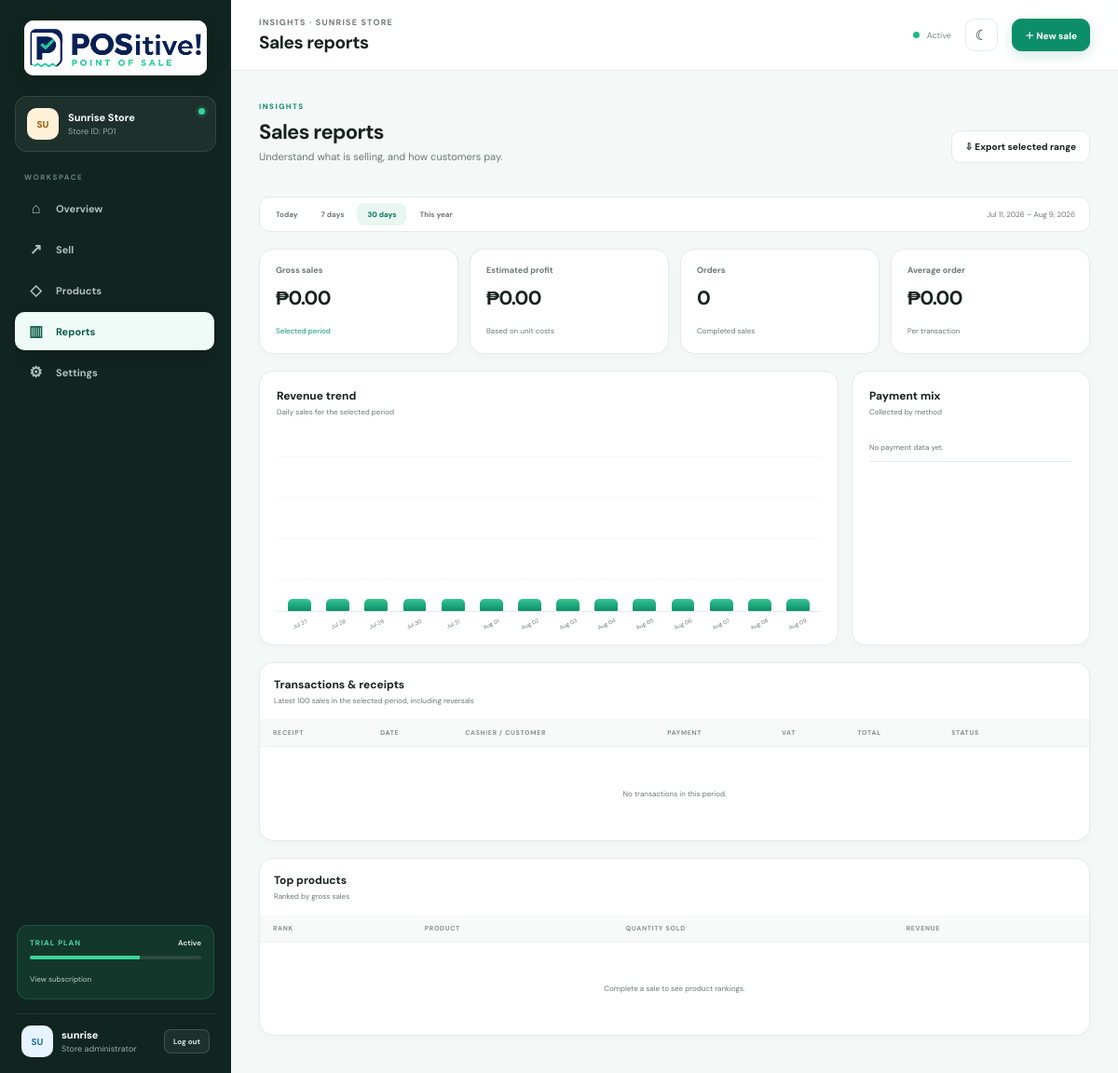
Page /reports/?range=30 (signed in) on the committed database.
### pos/models.py (models this page shows, shortened)
class StoreSettings(models.Model):
    class StoreType(models.TextChoices):
        CAFE = "Cafe", "Cafe"
        GROCERY = "Grocery", "Minimart / specialty grocery"
        FASHION = "Fashion", "Clothing / footwear boutique"
        ELECTRONICS = "Electronics", "Gadget / accessory shop"
        PET_SUPPLIES = "Pet Supplies", "Pet-supply store"
        HARDWARE = "Hardware", "Hardware / general merchandise"
        BEAUTY = "Beauty", "Cosmetics / personal care retailer"
        GENERAL = "General Retail", "General retail / other"
    CATEGORY_PRESETS = {
        "Cafe": ("Coffee and Tea", "Drinks", "Pastry", "Meals", "Snacks", "Other"),
        "Grocery": (
            "Beverages", "Snacks", "Canned Goods", "Pantry", "Fresh and Frozen", "Household", "Other",
        ),
        "Fashion": ("Clothing", "Footwear", "Fashion Accessories", "Other"),
        "Electronics": ("Gadgets", "Mobile Accessories", "Electronics", "Other"),
        "Pet Supplies": ("Pet Food", "Pet Supplies", "Other"),
        "Hardware": ("Hardware", "Tools", "General Merchandise", "Other"),
        "Beauty": ("Cosmetics", "Personal Care", "Other"),
        "General Retail": ("General Merchandise", "Other"),
    }
    PLAN_CHOICES = [("Trial", "Trial"), ("Starter", "Starter"), ("Pro", "Pro")]
    PLAN_PRICES = {"Trial": Decimal("0.00"), "Starter": Decimal("399.00"), "Pro": Decimal("799.00")}
    STATUS_CHOICES = [("Active", "Active"), ("Suspended", "Suspended")]
    STAFF_LIMITS = {"Trial": 0, "Starter": 2, "Pro": 10}
    ADMIN_LIMITS = {"Trial": 1, "Starter": 1, "Pro": 3}
    TRIAL_LENGTH_DAYS = 30
    business_name = models.CharField(max_length=140, default="Sunrise Store")
    store_id = models.CharField(max_length=30, unique=True)
    store_type = models.CharField(
        max_length=24,
        choices=StoreType.choices,
        default=StoreType.GENERAL,
        help_text="Controls the product categories initially available to this store.",
    )
    contact_number = models.CharField(max_length=40, blank=True)
    address = models.TextField(blank=True)
    tax_rate = models.DecimalField(
        max_digits=5,
        decimal_places=2,
        default=12,
        validators=[MinValueValidator(Decimal("0.00")), MaxValueValidator(Decimal("100.00"))],
    )
    service_charge_rate = models.DecimalField(
        max_digits=5,
        decimal_places=2,
        default=0,
        validators=[MinValueValidator(Decimal("0.00")), MaxValueValidator(Decimal("100.00"))],
        help_text="Cafe stores only. Percentage added to dine-in orders after discounts; take-out orders are not charged.",
    )
    active_plan = models.CharField(max_length=20, choices=PLAN_CHOICES, default="Trial")
    status = models.CharField(max_length=20, choices=STATUS_CHOICES, default="Active")
    subscription_start = models.DateField(blank=True, null=True)
    subscription_end = models.DateField(blank=True, null=True)
    receipt_after_sale = models.BooleanField(default=True)
    low_stock_alerts = models.BooleanField(default=True)
    barcode_scanning = models.BooleanField(default=False)
    created_at = models.DateTimeField(auto_now_add=True)
    updated_at = models.DateTimeField(auto_now=True)
    class Meta:
        ordering = ["business_name", "store_id"]
        verbose_name = "store"
        verbose_name_plural = "stores"
        constraints = [
            models.CheckConstraint(
                condition=Q(tax_rate__gte=0, tax_rate__lte=100),
                name="store_tax_rate_valid",
            ),
            models.CheckConstraint(
                condition=Q(service_charge_rate__gte=0, service_charge_rate__lte=100),
                name="store_service_charge_rate_valid",
            ),
        ]
    @property
    def subscription_status(self):
        if self.status == "Suspended":
            return "Suspended"
        if self.subscription_end and self.subscription_end < timezone.localdate():
            return "Expired"
        return "Active"
    @property
    def is_subscription_active(self):
        return self.subscription_status == "Active"
    @property
    def is_pro(self):
        return self.active_plan == "Pro"
    @property
    def supports_dining(self):
        return self.store_type == self.StoreType.CAFE

### pos/views.py (the view, shortened to what this page needs)
# urls.py: path("reports/", views.reports, name="reports"),
@store_required(permission="can_view_reports")
def reports(request):
    end = timezone.localdate()
    range_key, start, period_days = _report_period(request.GET.get("range", "7"))
    transactions = Sale.objects.filter(
        store=request.store,
        created_at__date__gte=start,
        created_at__date__lte=end,
    )
    sales = transactions.filter(status="Completed")
    sale_items = SaleItem.objects.filter(sale__in=sales)
    top_products = sale_items.values("product_name").annotate(
        quantity=Sum("quantity"), revenue=Sum("line_total")
    ).order_by("-revenue")[:8]
    payment_mix = sales.values("payment_method").annotate(value=Sum("total")).order_by("-value")
    gross_margin = sale_items.aggregate(
        value=Sum(ExpressionWrapper(
            (F("unit_price") - F("unit_cost")) * F("quantity"),
            output_field=DecimalField(max_digits=14, decimal_places=2),
        ))
    )["value"] or Decimal("0")
    profit = gross_margin - _money_sum(sales, "discount") - _money_sum(sales, "loyalty_discount")
    daily = {
        row["created_at__date"]: row["value"] or Decimal("0")
        for row in sales.values("created_at__date").annotate(value=Sum("total"))
    }
    chart_days = min(period_days, 14)
    chart_start = end - timedelta(days=chart_days - 1)
    values = [daily.get(chart_start + timedelta(days=i), Decimal("0")) for i in range(chart_days)]
    maximum = max(values) if values else Decimal("1")
    if maximum == 0:
        maximum = Decimal("1")
    chart_points = [
        {"label": (chart_start + timedelta(days=i)).strftime("%b %d"), "height": max(7, int(value / maximum * 100)), "value": value}
        for i, value in enumerate(values)
    ]
    total = _money_sum(sales)
    previous_total = Decimal("0.00")
    comparison_percent = None
    cashier_performance = []
    category_performance = []
    context = {
        "store": request.store,
        "range_key": range_key,
        "gross_sales": total,
        "net_profit": profit,
        "order_count": sales.count(),
        "average_order": total / sales.count() if sales.exists() else Decimal("0"),
        "top_products": top_products,
        "payment_mix": payment_mix,
        "chart_points": chart_points,
        "start": start,
        "end": end,
        "previous_total": previous_total,
        "comparison_percent": comparison_percent,
        "cashier_performance": cashier_performance,
        "category_performance": category_performance,
        "service_charges": _money_sum(sales, "service_charge"),
        "dine_in_orders": sales.filter(order_type=Sale.OrderType.DINE_IN).count(),
        "take_out_orders": sales.filter(order_type=Sale.OrderType.TAKE_OUT).count(),
        "transactions": transactions.select_related("user", "customer").order_by("-created_at")[:100],
    }
    return render(request, "pos/reports.html", context)

### templates/pos/reports.html (shortened to what this page needs)
{% extends 'pos/base.html' %}
{% block section %}Insights{% endblock %}
{% block page_title %}Sales reports{% endblock %}
{% block content %}
<div class="stack">
    <section class="section-title product-title"><div><span class="eyebrow">Insights</span><h2>Sales reports</h2><p>Understand what is selling, and how customers pay.</p></div><a class="secondary" href="{% url 'export_sales' %}?range={{ range_key }}">⇩ Export selected range</a></section>
    <div class="report-controls"><div><a class="{% if range_key == '1' %}active{% endif %}" href="?range=1">Today</a><a class="{% if range_key == '7' %}active{% endif %}" href="?range=7">7 days</a><a class="{% if range_key == '30' %}active{% endif %}" href="?range=30">30 days</a><a class="{% if range_key == '365' %}active{% endif %}" href="?range=365">This year</a></div><span>{{ start|date:'M j, Y' }} – {{ end|date:'M j, Y' }}</span></div>
    <section class="stat-grid four"><article class="stat-card"><p>Gross sales</p><strong>₱{{ gross_sales|floatformat:2 }}</strong><small class="positive">Selected period</small></article><article class="stat-card"><p>Estimated profit</p><strong>₱{{ net_profit|floatformat:2 }}</strong><small>Based on unit costs</small></article><article class="stat-card"><p>Orders</p><strong>{{ order_count }}</strong><small>Completed sales</small></article><article class="stat-card"><p>Average order</p><strong>₱{{ average_order|floatformat:2 }}</strong><small>Per transaction</small></article></section>
    <section class="report-grid">
        <article class="card report-chart"><div class="card-head"><div><h3>Revenue trend</h3><p>Daily sales for the selected period</p></div></div><div class="report-bars">{% for point in chart_points %}<div><span style="height:{{ point.height }}%" title="₱{{ point.value|floatformat:2 }}"></span><small>{{ point.label }}</small></div>{% endfor %}</div></article>
        <article class="card payment-card"><div class="card-head"><div><h3>Payment mix</h3><p>Collected by method</p></div></div><ul>{% for payment in payment_mix %}<li><span><i class="{% cycle 'cash' 'gcash' 'card' %}"></i>{{ payment.payment_method }}</span><strong>₱{{ payment.value|floatformat:2 }}</strong></li>{% empty %}<li>No payment data yet.</li>{% endfor %}</ul></article>
    </section>
    <section class="card table-card"><div class="card-head table-heading"><div><h3>Transactions &amp; receipts</h3><p>Latest 100 sales in the selected period, including reversals</p></div></div><div class="responsive-table"><table><thead><tr><th>Receipt</th><th>Date</th>{% if store.supports_dining %}<th>Order type</th>{% endif %}<th>Cashier / customer</th><th>Payment</th>{% if store.supports_dining %}<th>Service charge</th>{% endif %}<th>VAT</th><th>Total</th><th>Status</th><th></th></tr></thead><tbody>{% for sale in transactions %}<tr><td><strong>{{ sale.receipt_number }}</strong></td><td>{{ sale.created_at|date:'M j, Y g:i A' }}</td>{% if store.supports_dining %}<td>{{ sale.order_type }}</td>{% endif %}<td>{{ sale.user.get_full_name|default:sale.user.username }}{% if sale.customer %}<br><small>{{ sale.customer.name }}</small>{% endif %}</td><td>{{ sale.payment_method }}</td>{% if store.supports_dining %}<td>{% if sale.service_charge %}{{ sale.service_charge_rate }}% · ₱{{ sale.service_charge|floatformat:2 }}{% else %}—{% endif %}</td>{% endif %}<td>₱{{ sale.tax|floatformat:2 }}</td><td><strong>₱{{ sale.total|floatformat:2 }}</strong></td><td><span class="status {% if sale.status == 'Completed' %}good{% else %}low{% endif %}">{{ sale.status }}</span></td><td><a class="receipt-link" href="{% url 'receipt' sale.pk %}">View receipt →</a></td></tr>{% empty %}<tr><td colspan="{% if store.supports_dining %}10{% else %}8{% endif %}" class="empty-table">No transactions in this period.</td></tr>{% endfor %}</tbody></table></div></section>
    <section class="card table-card"><div class="card-head table-heading"><div><h3>Top products</h3><p>Ranked by gross sales</p></div></div><div class="responsive-table"><table><thead><tr><th>Rank</th><th>Product</th><th>Quantity sold</th><th>Revenue</th></tr></thead><tbody>{% for product in top_products %}<tr><td><span class="rank">{{ forloop.counter }}</span></td><td><strong>{{ product.product_name }}</strong></td><td>{{ product.quantity }}</td><td>₱{{ product.revenue|floatformat:2 }}</td></tr>{% empty %}<tr><td colspan="4" class="empty-table">Complete a sale to see product rankings.</td></tr>{% endfor %}</tbody></table></div></section>
</div>
{% endblock %}

### templates/pos/base.html (shortened to what this page needs)
{% load static %}
<!doctype html>
<html lang="en">
<head>
    <link rel="stylesheet" href="{% static 'pos/css/app.css' %}">
</head>
<body>
<div class="app-shell">
    <aside class="sidebar" id="sidebar">
        <a class="brand" href="{% url 'dashboard' %}">
            {% include 'includes/brand_logo.html' %}
        </a>
        {% if request.multi_store_enabled %}
        <form class="store-chip store-switcher" method="post" action="{% url 'switch_store' %}">
            {% csrf_token %}<input type="hidden" name="next" value="{{ request.path }}">
            <span class="store-avatar">{{ store.business_name|slice:':2'|upper }}</span>
            <label><span class="sr-only">Current Pro store</span><select name="store_id" aria-label="Current Pro store" onchange="this.form.submit()">{% for membership in request.available_memberships %}<option value="{{ membership.store_id }}" {% if membership.store_id == store.pk %}selected{% endif %}>{{ membership.store.business_name }} · {{ membership.store.store_id }}</option>{% endfor %}</select><small>PRO MULTI-STORE · {{ request.available_memberships|length }} stores</small></label>
            <i class="online-dot {% if not store.is_subscription_active %}offline{% endif %}" title="{{ store.subscription_status }}"></i>
        </form>
        {% else %}
        <div class="store-chip">
            <span class="store-avatar">{{ store.business_name|slice:':2'|upper }}</span>
            <span><strong>{{ store.business_name }}</strong><small>Store ID: {{ store.store_id }}</small></span>
            <i class="online-dot {% if not store.is_subscription_active %}offline{% endif %}" title="{{ store.subscription_status }}"></i>
        </div>
        {% endif %}
        <nav class="nav-list" aria-label="Main navigation">
            <p class="nav-caption">Workspace</p>
            <a href="{% url 'dashboard' %}" class="{% if request.resolver_match.url_name == 'dashboard' %}active{% endif %}"><span>⌂</span>Overview</a>
            <a href="{% url 'sell' %}" class="{% if request.resolver_match.url_name == 'sell' or request.resolver_match.url_name == 'receipt' %}active{% endif %}"><span>↗</span>Sell</a>
            {% if request.store_membership.can_manage_inventory %}
            <a href="{% url 'products' %}" class="{% if request.resolver_match.url_name == 'products' %}active{% endif %}"><span>◇</span>Products</a>
            {% endif %}
            {% if request.store_membership.can_view_reports %}
            <a href="{% url 'reports' %}" class="{% if request.resolver_match.url_name == 'reports' %}active{% endif %}"><span>▥</span>Reports</a>
            {% endif %}
            {% if request.store_membership.is_administrator %}
            <a href="{% url 'settings' %}" class="{% if request.resolver_match.url_name == 'settings' %}active{% endif %}"><span>⚙</span>Settings</a>
            {% endif %}
        </nav>
        <div class="plan-mini">
            <div><span>{{ store.active_plan|upper }} PLAN</span><strong>{{ store.subscription_status }}</strong></div>
            <div class="progress"><i></i></div>
            {% if request.store_membership.is_administrator %}<a href="{% url 'settings' %}#subscription">View subscription</a>{% endif %}
        </div>
        <div class="profile-card">
            <span class="profile-avatar">{{ request.user.username|slice:':2'|upper }}</span>
            <span><strong>{{ request.user.get_full_name|default:request.user.username }}</strong><small>{% if request.user.is_superuser %}Administrator{% elif request.store_membership.is_administrator %}Store administrator{% else %}{{ request.store_membership.get_access_level_display }}{% endif %}</small></span>
            <form action="{% url 'logout' %}" method="post">{% csrf_token %}<button class="sidebar-logout" title="Log out of POSitive!">Log out</button></form>
        </div>
    </aside>
    <main class="main-content">
        <header class="topbar">
            <div class="top-title"><p>{% block section %}Workspace{% endblock %} · {{ store.business_name }}</p><h1>{% block page_title %}POSitive!{% endblock %}</h1></div>
            <div class="top-actions"><span class="sync-state"><i></i> {{ store.subscription_status }}</span><button class="theme-toggle" id="themeToggle" type="button" aria-label="Switch to dark mode" title="Switch color theme"><span>☾</span></button>{% if store.is_subscription_active %}<a class="primary compact" href="{% url 'sell' %}">＋ New sale</a>{% endif %}</div>
        </header>
        <div class="page-wrap">
            {% block content %}{% endblock %}
        </div>
    </main>
</div>
</body>
</html>

### rows in the picture
StoreSettings: business_name "SU", business_name "Sunrise Store", store_id "P01", active_plan "TRIAL", subscription_status "Active", business_name "SUNRISE STORE"

### other values in the picture
{{ request.user.username|slice:':2'|upper }} "SU"
{{ request.user.get_full_name|default:request.user.username }} "sunrise"
{{ start|date:'M j, Y' }} "Jul 11, 2026"
{{ end|date:'M j, Y' }} "Aug 9, 2026"
{{ gross_sales|floatformat:2 }} "0.00"
{{ net_profit|floatformat:2 }} "0.00"
{{ order_count }} "0"
{{ average_order|floatformat:2 }} "0.00"
{{ point.label }} "Jul 27" "Jul 28" "Jul 29" "Jul 30" "Jul 31" "Aug 01" "Aug 02" "Aug 03" "Aug 04" "Aug 05" "Aug 06" "Aug 07" "Aug 08" "Aug 09"
